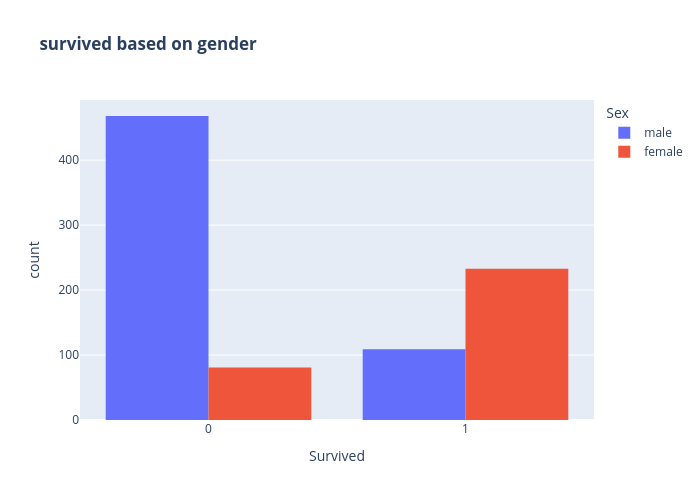

The cell this chart's notebook holds for it:
### Code cell
fig = px.histogram(df, x='Survived' , color='Sex', title='<b> survived based on gender </b>' , barmode="group")
fig.update_layout(width =700 , height = 500 , bargap = 0.2)

### Figure 1 — Plotly figure (JSON) as saved in the notebook; plotly's stock layout.template omitted (floating-point values rounded to 4 significant figures; data arrays with more than 128 entries replaced by an {"elided": "..."} marker saying what was removed)
{"data": [{"alignmentgroup": "True", "bingroup": "x", "hovertemplate": "Sex=male<br>Survived=%{x}<br>count=%{y}<extra></extra>", "legendgroup": "male", "marker": {"color": "#636efa", "pattern": {"shape": ""}}, "name": "male", "offsetgroup": "male", "orientation": "v", "showlegend": true, "type": "histogram", "x": {"elided": "577 int values"}, "xaxis": "x", "yaxis": "y"}, {"alignmentgroup": "True", "bingroup": "x", "hovertemplate": "Sex=female<br>Survived=%{x}<br>count=%{y}<extra></extra>", "legendgroup": "female", "marker": {"color": "#EF553B", "pattern": {"shape": ""}}, "name": "female", "offsetgroup": "female", "orientation": "v", "showlegend": true, "type": "histogram", "x": {"elided": "314 int values"}, "xaxis": "x", "yaxis": "y"}], "layout": {"bargap": 0.2, "barmode": "group", "height": 500, "legend": {"title": {"text": "Sex"}, "tracegroupgap": 0}, "title": {"text": "<b> survived based on gender </b>"}, "width": 700, "xaxis": {"anchor": "y", "domain": [0, 1], "title": {"text": "Survived"}}, "yaxis": {"anchor": "x", "domain": [0, 1], "title": {"text": "count"}}}}
